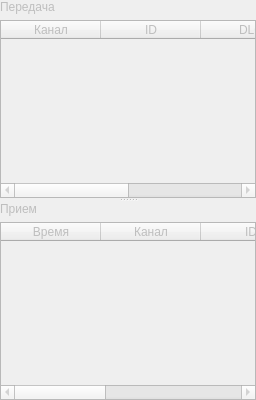
           <widget class="QSplitter" name="splitter">
            <property name="orientation">
             <enum>Qt::Vertical</enum>
            </property>
            <property name="childrenCollapsible">
             <bool>false</bool>
            </property>
            <widget class="QWidget" name="layoutWidget">
             <layout class="QVBoxLayout" name="verticalLayout_2">
              <item>
               <widget class="QLabel" name="sendLabel">
                <property name="enabled">
                 <bool>false</bool>
                </property>
                <property name="text">
                 <string>Передача</string>
                </property>
               </widget>
              </item>
              <item>
               <widget class="QTableWidget" name="sendTable">
                <property name="enabled">
                 <bool>false</bool>
                </property>
                <column>
                 <property name="text">
                  <string>Канал</string>
                 </property>
                </column>
                <column>
                 <property name="text">
                  <string>ID</string>
                 </property>
                </column>
                <column>
                 <property name="text">
                  <string>DLC</string>
                 </property>
                </column>
                <column>
                 <property name="text">
                  <string>Data</string>
                 </property>
                </column>
               </widget>
              </item>
             </layout>
            </widget>
            <widget class="QWidget" name="layoutWidget1">
             <layout class="QVBoxLayout" name="verticalLayout_3">
              <item>
               <widget class="QLabel" name="recieveLabel">
                <property name="enabled">
                 <bool>false</bool>
                </property>
                <property name="text">
                 <string>Прием</string>
                </property>
               </widget>
              </item>
              <item>
               <widget class="QTableWidget" name="recieveTable">
                <property name="enabled">
                 <bool>false</bool>
                </property>
                <column>
                 <property name="text">
                  <string>Время</string>
                 </property>
                </column>
                <column>
                 <property name="text">
                  <string>Канал</string>
                 </property>
                </column>
                <column>
                 <property name="text">
                  <string>ID</string>
                 </property>
                </column>
                <column>
                 <property name="text">
                  <string>DLC</string>
                 </property>
                </column>
                <column>
                 <property name="text">
                  <string>Data</string>
                 </property>
                </column>
               </widget>
              </item>
             </layout>
            </widget>
           </widget>
